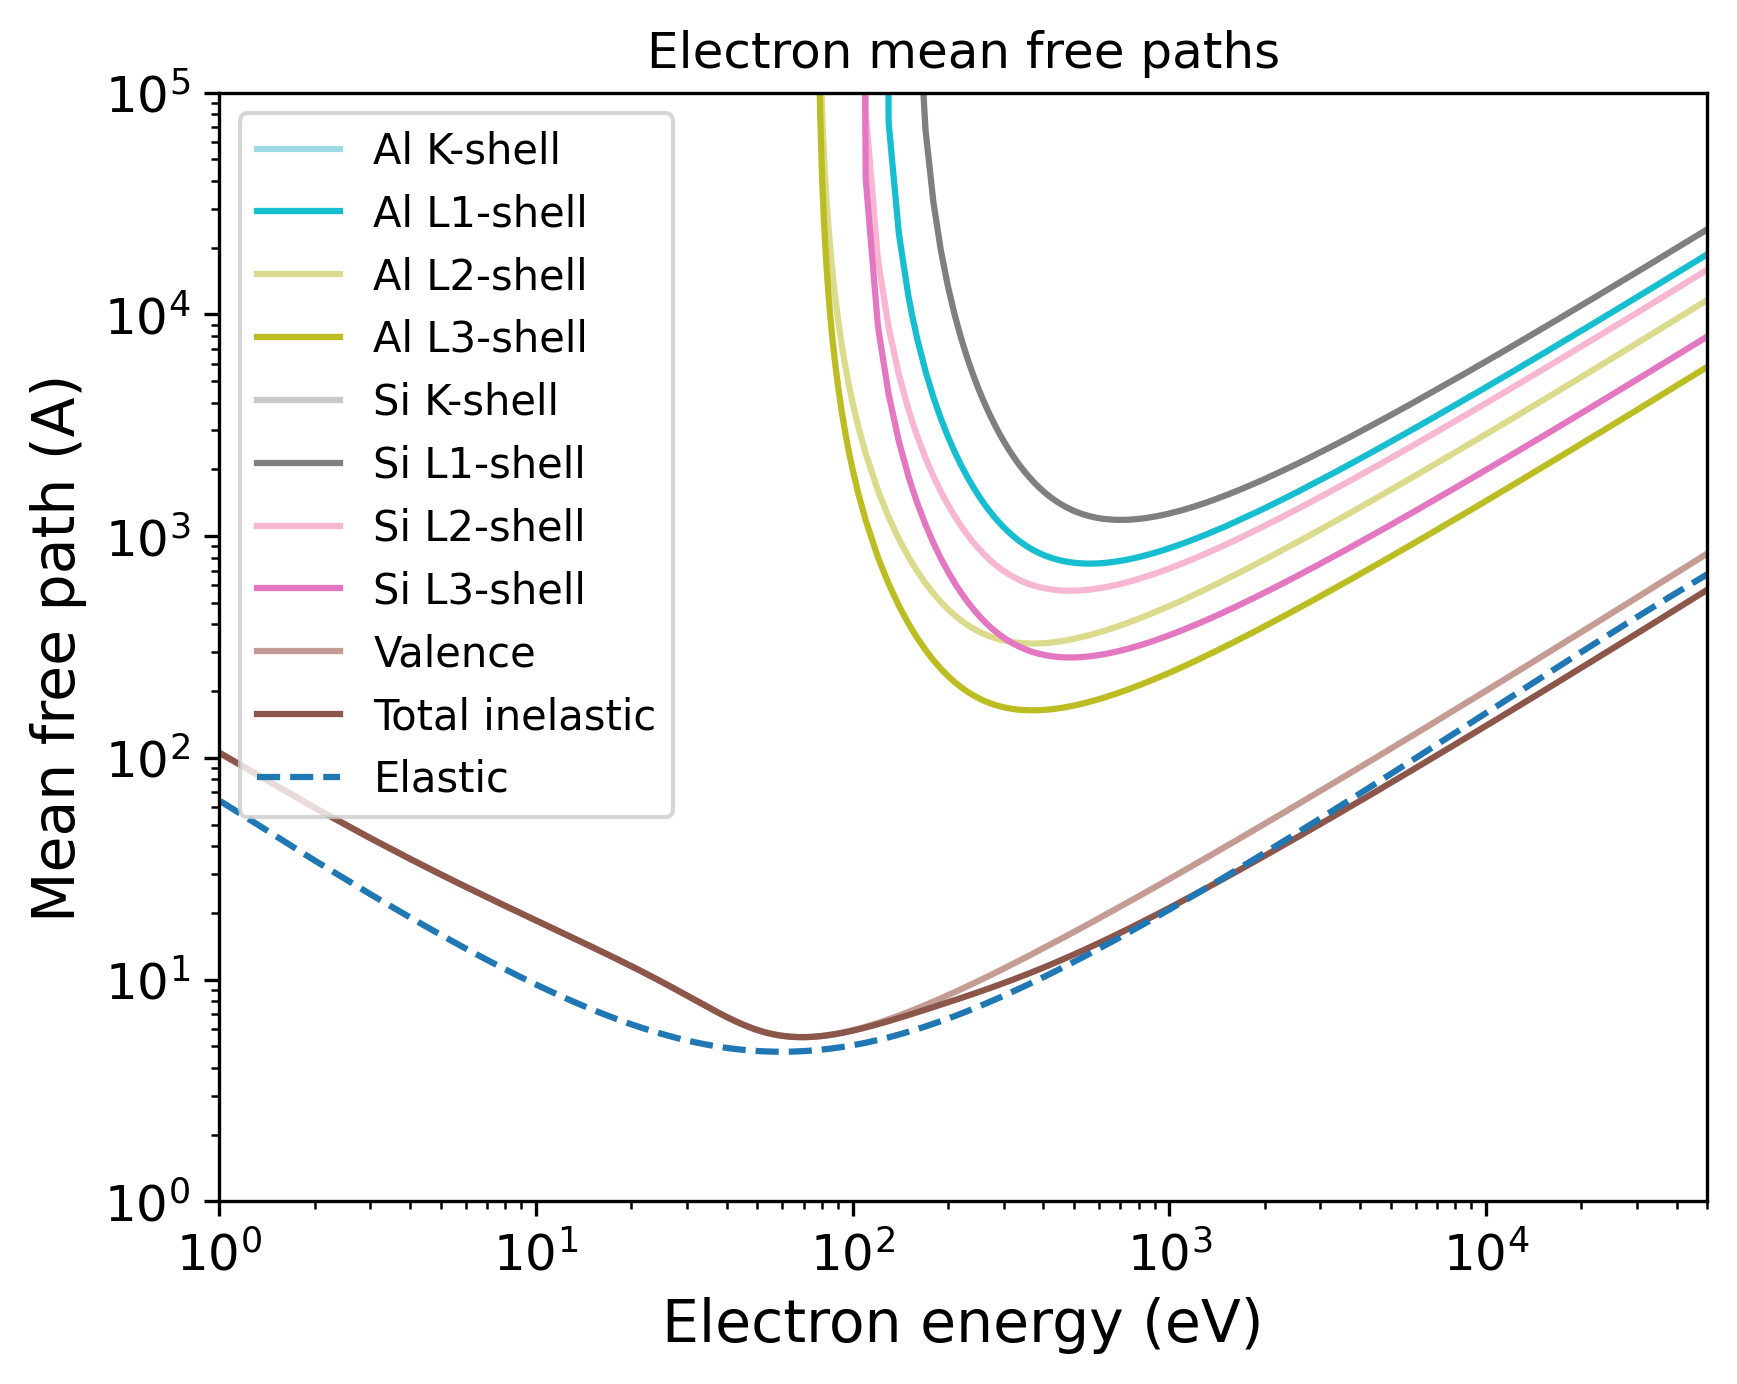

Generate this figure with Python:
import pandas as pd
import numpy as np
import matplotlib.pyplot as plt
import matplotlib.cm as cm
# Set the format:
plt.xlabel("Electron energy (eV)", fontsize=14)
plt.ylabel("Mean free path (A)", fontsize=14)
plt.xticks(fontsize=12)
plt.yticks(fontsize=12)
plt.grid(False)
# Set the axes:
# Read the output file:
df = pd.read_csv(r"OUTPUT_Multilayer_AlSi_Electron_IMFP.dat", sep=r'\s+', header=None, comment="#", skipinitialspace=True)
plt.xscale("log")
plt.yscale("log")
# Prepare the plot:
columns_to_plot = [ 1, 2, 3, 4, 5, 6, 7, 8, 9, 10]
labels = [ "Al K-shell", "Al L1-shell", "Al L2-shell", "Al L3-shell", "Si K-shell", "Si L1-shell", "Si L2-shell", "Si L3-shell", "Valence", "Total inelastic"]
# Create N distinct colors from a colormap
N = len(columns_to_plot)
colors = plt.cm.tab20(np.linspace(1, 0, 20))
# Set line styles:
linestyles = [ "-", "-", "-", "-", "-", "-", "-", "-", "-", "-"]
for i, col in enumerate(columns_to_plot):
    color = colors[i % len(colors)]
    ls    = linestyles[i % len(linestyles)]
    label = labels[i % len(labels)]
    plt.plot(df.iloc[:, 0], df.iloc[:, col],
    color=color,
    label=label,
    linestyle=ls)
# Add a curve from the second file
df2 = pd.read_csv(r"OUTPUT_Multilayer_AlSi_Electron_EMFP.dat", sep=r'\s+', header=None, comment="#", skipinitialspace=True)
columns_to_plot2 = [ 3]
labels2 = [ "Elastic"]
# Create second part of the plot:
for col, label in zip(columns_to_plot2, labels2):
    plt.plot(df2.iloc[:, 0], df2.iloc[:, col], label=label, linestyle="--")
plt.xlim(1.00000000,50000.00000000)
plt.ylim(1.00000000,100000.00000000)
plt.title("Electron mean free paths")
plt.legend(loc="best", fontsize=10)
# Save the plot in this format:
plt.savefig("OUTPUT_MFP_electron.png", dpi=300, bbox_inches="tight")
